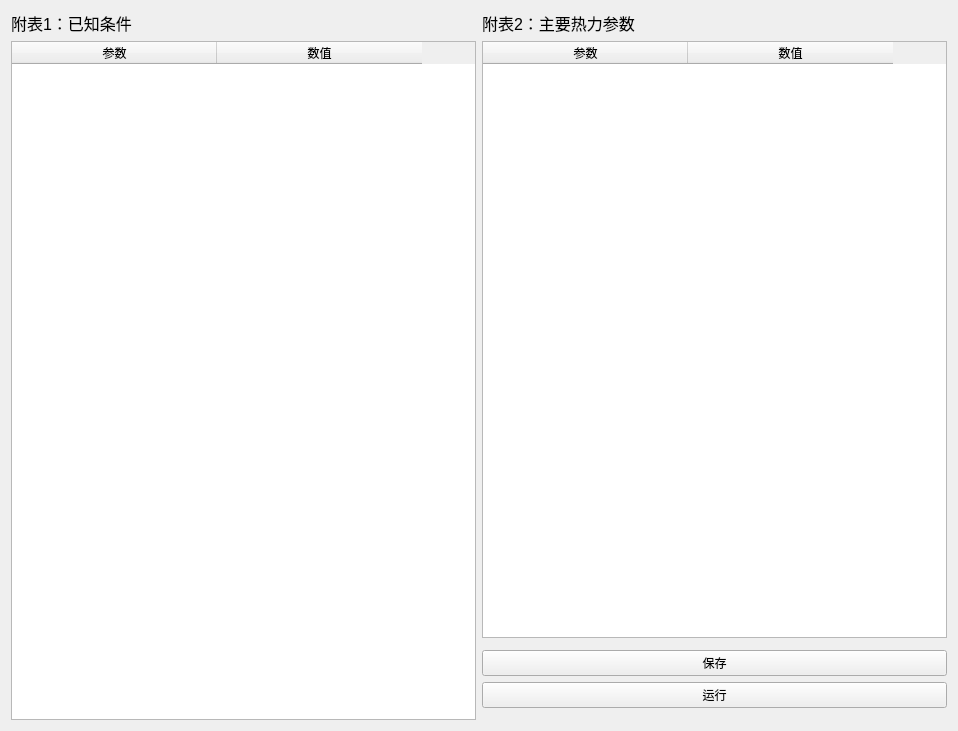
<?xml version="1.0" encoding="UTF-8"?>
<ui version="4.0">
 <class>parTab</class>
 <widget class="QWidget" name="parTab">
  <property name="geometry">
   <rect>
    <x>0</x>
    <y>0</y>
    <width>958</width>
    <height>731</height>
   </rect>
  </property>
  <property name="windowTitle">
   <string>Form</string>
  </property>
  <layout class="QGridLayout" name="gridLayout">
   <item row="1" column="0" rowspan="6">
    <widget class="QTableWidget" name="parTable_left">
     <property name="rowCount">
      <number>0</number>
     </property>
     <property name="columnCount">
      <number>2</number>
     </property>
     <attribute name="horizontalHeaderDefaultSectionSize">
      <number>205</number>
     </attribute>
     <column>
      <property name="text">
       <string>参数</string>
      </property>
     </column>
     <column>
      <property name="text">
       <string>数值</string>
      </property>
     </column>
    </widget>
   </item>
   <item row="3" column="1">
    <widget class="QPushButton" name="pushButton_save">
     <property name="text">
      <string>保存</string>
     </property>
    </widget>
   </item>
   <item row="4" column="1">
    <widget class="QPushButton" name="pushButton_run">
     <property name="text">
      <string>运行</string>
     </property>
    </widget>
   </item>
   <item row="0" column="0">
    <widget class="QLabel" name="label">
     <property name="font">
      <font>
       <pointsize>12</pointsize>
      </font>
     </property>
     <property name="text">
      <string>附表1：已知条件</string>
     </property>
    </widget>
   </item>
   <item row="0" column="1">
    <widget class="QLabel" name="label_2">
     <property name="font">
      <font>
       <pointsize>12</pointsize>
      </font>
     </property>
     <property name="text">
      <string>附表2：主要热力参数</string>
     </property>
    </widget>
   </item>
   <item row="1" column="1">
    <widget class="QTableWidget" name="parTable_right">
     <property name="showGrid">
      <bool>true</bool>
     </property>
     <property name="wordWrap">
      <bool>true</bool>
     </property>
     <property name="cornerButtonEnabled">
      <bool>true</bool>
     </property>
     <property name="rowCount">
      <number>0</number>
     </property>
     <property name="columnCount">
      <number>2</number>
     </property>
     <attribute name="horizontalHeaderDefaultSectionSize">
      <number>205</number>
     </attribute>
     <column>
      <property name="text">
       <string>参数</string>
      </property>
     </column>
     <column>
      <property name="text">
       <string>数值</string>
      </property>
     </column>
    </widget>
   </item>
  </layout>
 </widget>
 <resources/>
 <connections/>
</ui>
